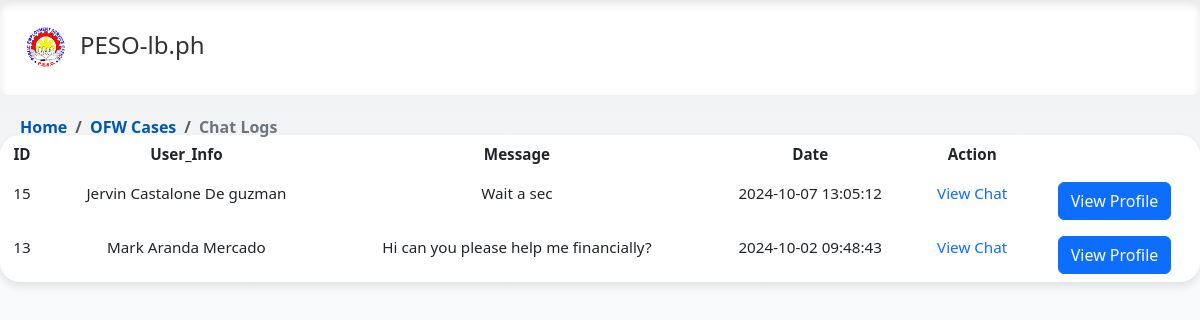
The app's page /html/adminpage/user_chat.php with its own data.
### tables this page shows
CREATE TABLE `messages` (
  `id` int NOT NULL,
  `user_id` int NOT NULL,
  `message` text,
  `created_at` timestamp NULL DEFAULT CURRENT_TIMESTAMP
);

### html/adminpage/user_chat.php (the view, shortened to what this page needs)
<?php
include 'conn_db.php';
$sql = "SELECT m.id, m.user_id, m.message, m.created_at,
        CONCAT(ap.first_name, ' ', IFNULL(ap.middle_name, ''), ' ', ap.last_name) AS full_name
        FROM messages m
        INNER JOIN applicant_profile ap ON m.user_id = ap.user_id
        WHERE m.created_at = (
            SELECT MAX(m2.created_at)
            FROM messages m2
            WHERE m2.user_id = m.user_id
        )
        ORDER BY m.created_at DESC";
$result = $conn->query($sql);
?>
<!DOCTYPE html>
<html lang="en">
<head>
    <link rel="stylesheet" href="https://cdn.jsdelivr.net/npm/bootstrap@5.3.0/dist/css/bootstrap.min.css">
    <link href="https://cdnjs.cloudflare.com/ajax/libs/bootstrap-icons/1.10.0/font/bootstrap-icons.min.css" rel="stylesheet">
    <link rel="stylesheet" href="../../css/modal-form.css">
    <link rel="stylesheet" href="../../css/admin_ofw.css">
    <link rel="stylesheet" href="../../css/nav_float.css">
</head>
<body>
<nav>
    <div class="logo">
        <img src="../../img/logo_peso.png" alt="Logo">
        <a href="#"> PESO-lb.ph</a>
    </div>
</nav>
<nav class="bcrumb-container" aria-label="breadcrumb">
  <ol class="breadcrumb">
    <li class="breadcrumb-item"><a href="admin_home.php">Home</a></li>
    <li class="breadcrumb-item"><a href="ofw_case.php">OFW Cases</a></li>
    <li class="breadcrumb-item active" aria-current="page">Chat Logs</li>
  </ol>
</nav>
<div class="table-container">
<table class="table table-borderless table-hover">
        <thead>
        <tr>
            <th>ID</th>
            <th>User_Info</th>
            <th>Message</th>
            <th>Date</th>
            <th>Action</th>
        </tr>
        </thead>
        <tbody>
        <?php
        if ($result->num_rows > 0) {
            while($row = $result->fetch_assoc()) {
                echo "<tr>
                        <td>" . $row["id"] . "</td>
                        <td>" . $row["full_name"] . "</td>
                        <td>" . $row["message"] . "</td>
                        <td>" . $row["created_at"] . "</td>
                        <td><a class='docu' href='ofw_chat.php?user_id=" . $row["user_id"] ."&message_id=".$row["id"]."'>View Chat</a></td>
                        <td><button id='adminChatBtn' class='adminChatBtn btn btn-primary'
                                    data-user-id='" . htmlspecialchars($row["user_id"]) . "'
                                    data-message-id='" . htmlspecialchars($row["id"]) . "'>View Profile</button></td>
                    </tr>";
            }
        } else {
            echo "<tr><td colspan='5'>No messages found</td></tr>";
        }
        ?>
        </tbody>
    </table>
</div>
</body>
</html>

### css/admin_ofw.css (style rules this page uses)
.table-container { width: 100%; }
.table { border-radius: 20px; background-color: #fff; padding: 15px; margin: 0; font-size: 0.95rem; box-shadow: 0px 4px 8px rgba(0, 0, 0, 0.1); }
.table td, .table th { background-color: transparent; padding: auto; margin: auto; text-align: center; }
.docu { text-decoration: none; }

### css/nav_float.css (style rules this page uses)
body { margin: 0; opacity: 1; font-family: system-ui; background: linear-gradient(to bottom, #EBEEF1 0%, #f8f9fa 30%, #ffffff 100%); background-repeat: no-repeat; background-attachment: fixed; min-height: 100vh; }
td { width: -120vw; height: auto; }
nav { position: sticky; top: 0; background-color: #fff; color: #333; display: flex; justify-content: space-between; align-items: center; padding: 20px 20px; margin: auto; max-width: 100vw; box-shadow: inset 0px 4px 8px rgba(0, 0, 0, 0.1); border-radius: 8px; z-index: 1000; }
.logo { display: flex; align-items: center; margin-bottom: 5px; }
.logo a { color: #333; text-decoration: none; font-size: 24px; font-weight:400; margin-left:10px; }
.logo img { width: 50px; height: 50px; }
.bcrumb-container { position: relative; top: 0; background-color: transparent; color: #333; display: flex; justify-content:flex-start; align-items: left; padding: 20px 20px; margin: auto; margin-bottom: -5vh; max-width: auto; box-shadow: none; border-radius: 0; z-index: 1; }
.breadcrumb { background-color: transparent; list-style: none; }
.breadcrumb-item { color: #007bff; font-weight: bold; }
.breadcrumb-item.active { color: #6c757d; }
.breadcrumb-item a { text-decoration: none; color: #0056b3; }

### records on screen
messages: id "15", full_name "Jervin Castalone De guzman", message "Wait a sec", created_at "2024-10-07 13:05:12"
messages: id "13", full_name "Mark Aranda Mercado", message "Hi can you please help me financially?", created_at "2024-10-02 09:48:43"
